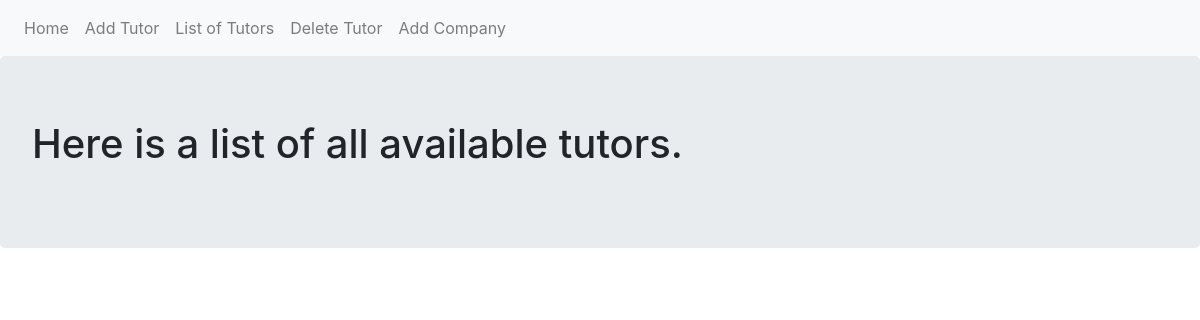
/list, run on an earlier commit of the app's database.
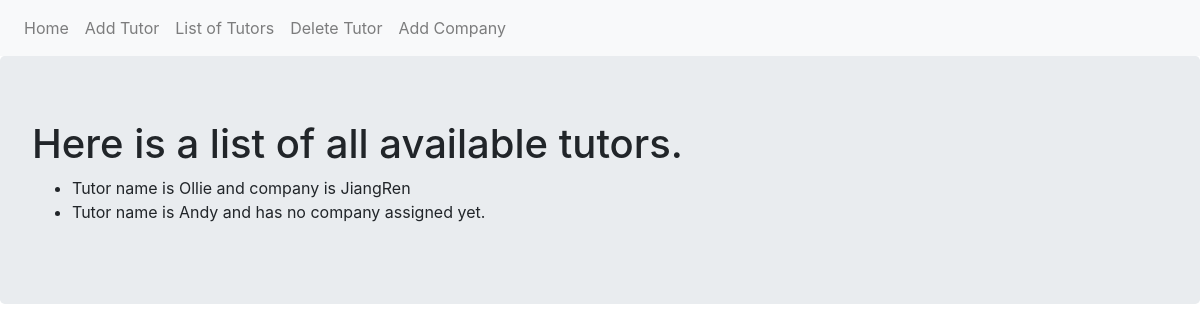
And on a later commit of the database.
### myapp.py (models this page shows, shortened)
class Tutor(db.Model):
    __tablename__ = 'tutors'
    id = db.Column(db.Integer, primary_key=True)
    name = db.Column(db.Text)
    company = db.relationship('Company', backref='tutor', uselist=False)
    def __repr__(self):
        if self.company:
            return f"Tutor name is {self.name} and company is {self.company.name}"
        else:
            return f"Tutor name is {self.name} and has no company assigned yet."

class Company(db.Model):
    __tablename__ = 'companies'
    id = db.Column(db.Integer, primary_key=True)
    name = db.Column(db.Text)
    tutor_id = db.Column(db.Integer, db.ForeignKey('tutors.id'))

### myapp.py (the view)
@app.route('/list')
def list_tut():
    tutors = Tutor.query.all()
    print(tutors)
    return render_template('list.html', tutors=tutors)

### templates/list.html
{% extends "base.html" %}
{% block content %}
<div class="jumbotron">
  <h1>Here is a list of all available tutors.</h1>
  <ul>
    {% for tut in tutors  %}
    <li>{{tut}}</li>
    {% endfor %}
  </ul>
</div>
{% endblock %}

### templates/base.html (shortened to what this page needs)
<!DOCTYPE html>
<html lang="en" dir="ltr">
  <head>
    <link rel="stylesheet" href="https://maxcdn.bootstrapcdn.com/bootstrap/4.0.0/css/bootstrap.min.css">
  </head>
  <body>
    <nav class="navbar navbar-expand-lg navbar-light bg-light">
    <div class="navbar-nav">
      <a class="nav-item nav-link" href="{{ url_for('index') }}">Home</a>
      <a class="nav-item nav-link" href="{{ url_for('add_tut') }}">Add Tutor</a>
      <a class="nav-item nav-link" href="{{ url_for('list_tut') }}">List of Tutors</a>
      <a class="nav-item nav-link" href="{{ url_for('del_tut') }}">Delete Tutor</a>
      <a class="nav-item nav-link" href="{{ url_for('add_company') }}">Add Company</a>
    </div>
</nav>
    {% block content %}
    {% endblock %}
  </body>
</html>

What changed in the data, as far as the page shows it:
added Tutor: name.name "Tutor name is Ollie and company is JiangRen"
added Tutor: name "Tutor name is Andy and has no company assigned yet."
